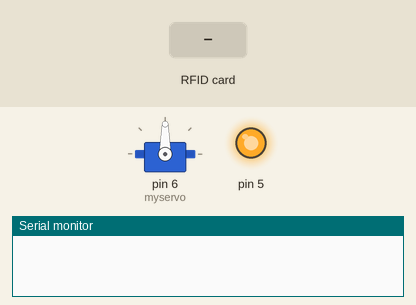
A program run on a simulated Arduino Pro Mini, built with avr-gcc and run on an emulated ATmega328P. Shown: servo, output pins drawn as LEDs (lit = HIGH), the last lines printed to the serial monitor. Inputs (shaded band) come from the test bench. Pins used as bus, display or sensor lines are not drawn.

Above: at 0.01 s.
At 1.8 s:
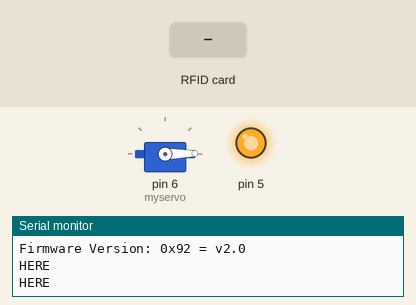
1.9 s: RFID card B7 3D 9E 4B held to the reader
3.7 s: RFID card E7 34 9E 4A held to the reader
At 5.4 s:
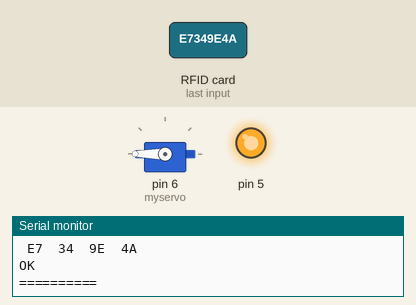
6.7 s: RFID card 5E 7A 19 C4 held to the reader
Timing chart, 0 to 9.7 s (numbered marks = the images above; inputs shaded):
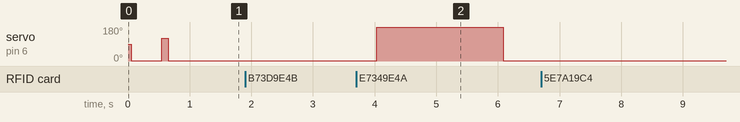

Measured:
- after the input at 3.7 s, servo on pin 6 (myservo): 1° → 180° after 0.33 s, → 1° 2.1 s later

The program:

main.cpp
```cpp
#include <Arduino.h>
#include <Servo.h>
#include <SPI.h>
#include <MFRC522.h>

#define RST_PIN         9          // Configurable, see typical pin layout above
#define SS_PIN          10         // Configurable, see typical pin layout above

MFRC522 mfrc522(SS_PIN, RST_PIN);  // Create MFRC522 instance
Servo myservo;

bool clear = true;

byte masterkey[4] = {0xb7, 0x3d, 0x9e, 0x4b};
byte masterkey1[4] = {0xe7, 0x34, 0x9e, 0x4a};
byte keys[3][4] = {
   {0xb7, 0x3d, 0x9e, 0x4b},
   {0xe7, 0x34, 0x9e, 0x4a},
   {}
};


// memcpy(keys[0], masterkey, 4);
// keys[0] = masterkey;
// keys[1] = masterkey1;
// 1,2 are masterkeys, 3 unic key
void setup() {
    pinMode(5, OUTPUT);
    digitalWrite(5, HIGH);
    myservo.attach(6);
    delay(50);
    myservo.write(1);
    delay(500);
    myservo.write(120);
    Serial.begin(4800);		// Initialize serial communications with the PC
    while (!Serial);		// Do nothing if no serial port is opened (added for Arduinos based on ATMEGA32U4)
    SPI.begin();			// Init SPI bus
    Serial.println(F("Scan PICC to see UID, SAK, type, and data blocks..."));
    mfrc522.PCD_Init();		// Init MFRC522
    mfrc522.PCD_DumpVersionToSerial();	// Show details of PCD - MFRC522 Card Reader details
}

void dump_byte_array(byte *buffer, byte bufferSize) {
    for (byte i = 0; i < bufferSize; i++) {
        Serial.print(buffer[i] < 0x10 ? " 0" : " ");
        Serial.print(buffer[i], HEX);
        Serial.print(' ');
    }
    Serial.print('\n');
}

// masterkey = {0xb7, 0x3d, 0x9e, 0x4b};
boolean isOpened = false;

void loop() {
    // Reset the loop if no new card present on the sensor/reader. This saves the entire process when idle.
    if ( mfrc522.PICC_IsNewCardPresent() )
    {
        if ( ! mfrc522.PICC_ReadCardSerial())
        {
            Serial.println("HEHE1");
            return;
        }
        else
        {
            Serial.println("HEHE2");
        if (clear)
        {
            for (int i = 0; i > 4; i++)
            {
                keys[2][i] = mfrc522.uid.uidByte[i];
            }
            clear = false;
            memcpy(keys[2], mfrc522.uid.uidByte,4);
            dump_byte_array(keys[2],4);
            Serial.println("Key added");
            dump_byte_array(mfrc522.uid.uidByte, 4);
        }
        else
        {
            int errors = 0;
            for ( int key = 0; key < 3; key++)
            {
                for (int pos = 0; pos < 4; pos++)
                {
                    if ((keys[key][pos] != mfrc522.uid.uidByte[pos]))
                    {
                        Serial.println("wrong key");
                        dump_byte_array(keys[key], 4);
                        dump_byte_array(mfrc522.uid.uidByte, 4);
                        errors++;
                        break;
                        // return;
                    }
                }
            }
            if ( errors < 3 )
            {
                Serial.println("OK\n==========");
                if (isOpened)
                {
                }
                else
                {
                    myservo.write(180);
                    isOpened = true;
                    delay(2000);
                }

            }
            else
            {
                Serial.println("WRONG KEY\n========");
            }
        }

            return;
        }
        return;
    }
    else
    {
        if ( ! mfrc522.PICC_IsNewCardPresent())
        {
            myservo.write(1);
            isOpened = false;
            delay(500);
            Serial.println("HERE");
        }
    }
    // digitalWrite(13, LOW);
    // Select one of the cards{}
    if ( ! mfrc522.PICC_ReadCardSerial()) {
        // Serial.println("No key");
        // myservo.write(120);
        // isOpened = false;
        return;
    }

    // mfrc522.PICC_HaltA();
    mfrc522.PCD_StopCrypto1();
    // Dump debug info about the card; PICC_HaltA() is automatically called
    // mfrc522.PICC_DumpToSerial(&(mfrc522.uid));
}
```
